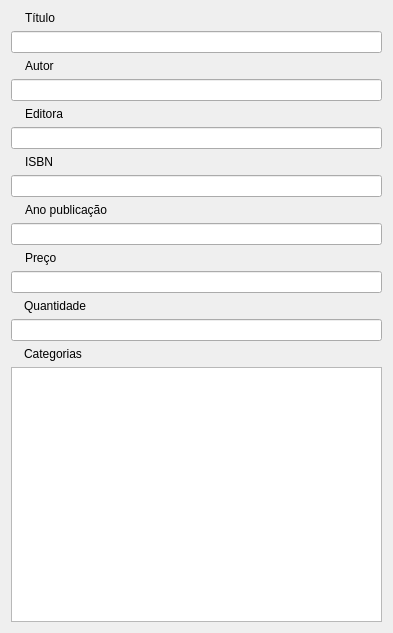
                   <widget class="QWidget" name="scrollAreaWidgetContents_5">
                    <property name="geometry">
                     <rect>
                      <x>0</x>
                      <y>0</y>
                      <width>393</width>
                      <height>633</height>
                     </rect>
                    </property>
                    <layout class="QVBoxLayout" name="verticalLayout_23">
                     <item>
                      <widget class="QLabel" name="label_34">
                       <property name="styleSheet">
                        <string notr="true"/>
                       </property>
                       <property name="frameShape">
                        <enum>QFrame::NoFrame</enum>
                       </property>
                       <property name="text">
                        <string>Título</string>
                       </property>
                       <property name="scaledContents">
                        <bool>false</bool>
                       </property>
                       <property name="margin">
                        <number>0</number>
                       </property>
                       <property name="indent">
                        <number>14</number>
                       </property>
                      </widget>
                     </item>
                     <item>
                      <widget class="QLineEdit" name="t_titulo">
                       <property name="text">
                        <string/>
                       </property>
                      </widget>
                     </item>
                     <item>
                      <widget class="QLabel" name="label_35">
                       <property name="styleSheet">
                        <string notr="true"/>
                       </property>
                       <property name="text">
                        <string>Autor</string>
                       </property>
                       <property name="indent">
                        <number>14</number>
                       </property>
                      </widget>
                     </item>
                     <item>
                      <widget class="QLineEdit" name="t_autor">
                       <property name="text">
                        <string/>
                       </property>
                      </widget>
                     </item>
                     <item>
                      <widget class="QLabel" name="label_36">
                       <property name="text">
                        <string>Editora</string>
                       </property>
                       <property name="indent">
                        <number>14</number>
                       </property>
                      </widget>
                     </item>
                     <item>
                      <widget class="QLineEdit" name="t_editora">
                       <property name="text">
                        <string/>
                       </property>
                      </widget>
                     </item>
                     <item>
                      <widget class="QLabel" name="label_37">
                       <property name="text">
                        <string>ISBN</string>
                       </property>
                       <property name="indent">
                        <number>14</number>
                       </property>
                      </widget>
                     </item>
                     <item>
                      <widget class="QLineEdit" name="t_isbn"/>
                     </item>
                     <item>
                      <widget class="QLabel" name="label_38">
                       <property name="text">
                        <string>Ano publicação</string>
                       </property>
                       <property name="indent">
                        <number>14</number>
                       </property>
                      </widget>
                     </item>
                     <item>
                      <widget class="QLineEdit" name="t_ano"/>
                     </item>
                     <item>
                      <widget class="QLabel" name="label_39">
                       <property name="text">
                        <string>Preço</string>
                       </property>
                       <property name="indent">
                        <number>14</number>
                       </property>
                      </widget>
                     </item>
                     <item>
                      <widget class="QLineEdit" name="t_preco"/>
                     </item>
                     <item>
                      <widget class="QLabel" name="label_40">
                       <property name="text">
                        <string>Quantidade</string>
                       </property>
                       <property name="indent">
                        <number>13</number>
                       </property>
                      </widget>
                     </item>
                     <item>
                      <widget class="QLineEdit" name="t_quantidade">
                       <property name="inputMethodHints">
                        <set>Qt::ImhNone</set>
                       </property>
                      </widget>
                     </item>
                     <item>
                      <widget class="QLabel" name="label_41">
                       <property name="text">
                        <string>Categorias</string>
                       </property>
                       <property name="indent">
                        <number>13</number>
                       </property>
                      </widget>
                     </item>
                     <item>
                      <widget class="QListWidget" name="lw_editar_livros">
                       <property name="styleSheet">
                        <string notr="true">QListWidget::item {
    height: 25px;
}</string>
                       </property>
                       <property name="selectionMode">
                        <enum>QAbstractItemView::MultiSelection</enum>
                       </property>
                      </widget>
                     </item>
                    </layout>
                   </widget>
